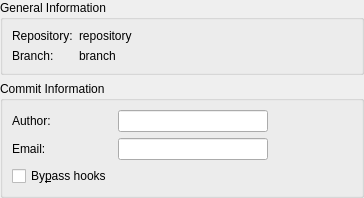
<?xml version="1.0" encoding="UTF-8"?>
<ui version="4.0">
 <class>Git::Internal::GitSubmitPanel</class>
 <widget class="QWidget" name="Git::Internal::GitSubmitPanel">
  <property name="geometry">
   <rect>
    <x>0</x>
    <y>0</y>
    <width>364</width>
    <height>178</height>
   </rect>
  </property>
  <layout class="QVBoxLayout" name="verticalLayout">
   <property name="margin">
    <number>0</number>
   </property>
   <item>
    <widget class="QGroupBox" name="infoGroup">
     <property name="title">
      <string>General Information</string>
     </property>
     <layout class="QFormLayout" name="infoFormLayout">
      <property name="fieldGrowthPolicy">
       <enum>QFormLayout::ExpandingFieldsGrow</enum>
      </property>
      <item row="0" column="0">
       <widget class="QLabel" name="repositoryLabelLabel">
        <property name="text">
         <string>Repository:</string>
        </property>
       </widget>
      </item>
      <item row="0" column="1">
       <widget class="QLabel" name="repositoryLabel">
        <property name="text">
         <string>repository</string>
        </property>
       </widget>
      </item>
      <item row="1" column="0">
       <widget class="QLabel" name="branchLabelLabel">
        <property name="text">
         <string>Branch:</string>
        </property>
       </widget>
      </item>
      <item row="1" column="1">
       <widget class="QLabel" name="branchLabel">
        <property name="text">
         <string>branch</string>
        </property>
       </widget>
      </item>
     </layout>
    </widget>
   </item>
   <item>
    <widget class="QGroupBox" name="editGroup">
     <property name="title">
      <string>Commit Information</string>
     </property>
     <layout class="QGridLayout" name="gridLayout">
      <item row="0" column="0">
       <widget class="QLabel" name="authorLabel">
        <property name="text">
         <string>Author:</string>
        </property>
       </widget>
      </item>
      <item row="0" column="1">
       <widget class="QLineEdit" name="authorLineEdit">
        <property name="minimumSize">
         <size>
          <width>150</width>
          <height>0</height>
         </size>
        </property>
       </widget>
      </item>
      <item row="0" column="2">
       <widget class="QLabel" name="invalidAuthorLabel">
        <property name="minimumSize">
         <size>
          <width>20</width>
          <height>20</height>
         </size>
        </property>
        <property name="text">
         <string/>
        </property>
        <property name="pixmap">
         <pixmap resource="../coreplugin/core.qrc">:/core/images/error.png</pixmap>
        </property>
       </widget>
      </item>
      <item row="0" column="3">
       <spacer name="horizontalSpacer">
        <property name="orientation">
         <enum>Qt::Horizontal</enum>
        </property>
        <property name="sizeType">
         <enum>QSizePolicy::MinimumExpanding</enum>
        </property>
        <property name="sizeHint" stdset="0">
         <size>
          <width>5</width>
          <height>20</height>
         </size>
        </property>
       </spacer>
      </item>
      <item row="1" column="0">
       <widget class="QLabel" name="emailLabel">
        <property name="text">
         <string>Email:</string>
        </property>
       </widget>
      </item>
      <item row="1" column="1">
       <widget class="QLineEdit" name="emailLineEdit">
        <property name="minimumSize">
         <size>
          <width>150</width>
          <height>0</height>
         </size>
        </property>
       </widget>
      </item>
      <item row="1" column="2">
       <widget class="QLabel" name="invalidEmailLabel">
        <property name="minimumSize">
         <size>
          <width>20</width>
          <height>20</height>
         </size>
        </property>
        <property name="text">
         <string/>
        </property>
        <property name="pixmap">
         <pixmap resource="../coreplugin/core.qrc">:/core/images/error.png</pixmap>
        </property>
       </widget>
      </item>
      <item row="2" column="0">
       <widget class="QCheckBox" name="bypassHooksCheckBox">
        <property name="text">
         <string>By&amp;pass hooks</string>
        </property>
       </widget>
      </item>
     </layout>
    </widget>
   </item>
  </layout>
 </widget>
 <resources>
  <include location="../projectexplorer/projectexplorer.qrc"/>
 </resources>
 <connections/>
</ui>
